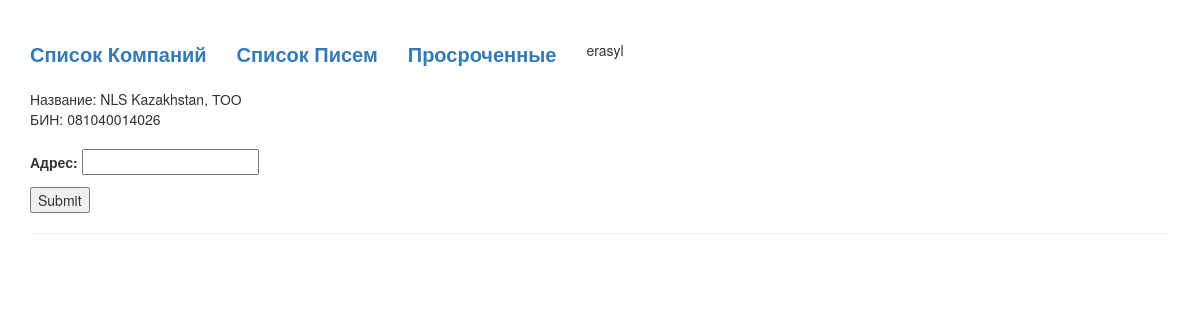
/entity_edit/216 (signed in), run on the app's committed database.
### blog/models.py (models this page shows, shortened)
class Entity(models.Model):
    name = models.CharField('Название Юр. Лица', max_length=200)
    side_one = models.CharField('Резидент РК', max_length=1, choices=resident_choice, default='1')
    ebin = models.CharField('БИН РК', max_length=12, blank=True)
    etype = models.CharField('Тип организаций', max_length=1, choices=entity_type)
    adress = models.CharField('Адрес', max_length=200, blank=True)
    ebin2 = models.CharField('Иностранный Номер', max_length=200, blank=True)

### blog/views.py (the view)
# urls.py: path('entity_edit/<int:pk>', views.entity_edit, name='entity_edit'),
def entity_edit(request, pk):
    entity = Entity.objects.get(id=pk)
    if request.method == "POST":
        form = EntityEdit(request.POST, request.FILES, instance = entity)
        if form.is_valid():
            post = form.save(commit=False)
            post.author = request.user
            post.published_date = timezone.now()
            post.save()
            return redirect('mail_list')
    else:
        form = EntityEdit()
    try:
        responses = OutMail.objects.filter(response_to_id = pk)
    except:
        responses = None
    context = {
        'entity': entity,
        'responses': responses,
        'form': form,
    }
    return render(request, 'blog/entity_edit.html', context)

### blog/forms.py
class EntityEdit(forms.ModelForm):
    class Meta:
        model = Entity
        fields = ('adress',)

### blog/templates/blog/entity_edit.html (shortened to what this page needs)
{% extends 'blog/base.html' %}
{% block content %}
    {%if entity %}
        Название: {{ entity.name }}, {{ entity.get_etype_display }} <br>
        БИН: {{ entity.ebin }}
        {{ entity.ebin2 }} <br>
         <br>
    {% endif %}
    <div class="entity_edit">
        <form method="post" enctype="multipart/form-data">
            {{ form.as_p }}
            <button type="submit">Submit</button>
        </form><hr>
    </div>
{% endblock %}

### blog/templates/blog/base.html (shortened to what this page needs)
{% load static %}
{% if user.is_authenticated %}
    <html>
        <head>
            <link rel="stylesheet" href="//maxcdn.bootstrapcdn.com/bootstrap/3.2.0/css/bootstrap.min.css">
            <link rel="stylesheet" href="//maxcdn.bootstrapcdn.com/bootstrap/3.2.0/css/bootstrap-theme.min.css">
            <link rel="stylesheet" href="/static/css/style.css">
        </head>
        <body>
            {% if user.get_username == 'Law' or user.is_superuser %}
                <div class="container header">
                    <a href="{% url 'company_list' %}"><div>Список Компаний</div></a>
                    <a href="{% url 'mail_list' %}"><div>Список Писем</div></a>
                    <a href="{% url 'expired_list' %}"><div>Просроченные</div></a>
                    {{ user.get_username }}
                </div>
            {% endif %}
            <div class="container">
                {% block content %}
                {% endblock %}
            </div>
        </body>
    </html>
{% else %}
    Please Login
    <a href="{% url 'user_login' %}"><div>Sign in</div></a>
{% endif %}

### blog/static/css/style.css (style rules this page uses)
.header { display: flex; margin-top: 40px; margin-bottom: 20px; }
.header div { margin-right: 30px; font-size: 20px; font-weight: bold; }

### data on the page
Entity: name "NLS Kazakhstan", etype "ТОО", ebin "081040014026"

### other printed values
{{ user.get_username }} "erasyl"
